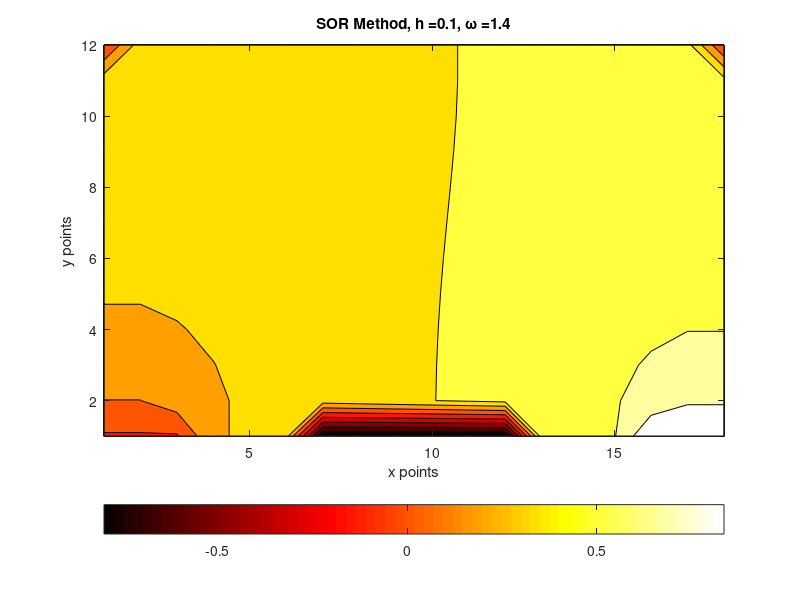

This figure's MATLAB source:
%% Escalar Poisson Equation rutine solver for
% 
% Routine for solving a PNP-MOSFET junction for the region:
% ________________________
%|++++|    ---N---   |++++|
%|+P++|              |+P++|
%|++++|              |++++|
%|____|              |____|
%|                        |
%|                        |
%|                        |
%|________________________|

%% Governing equation
%
% $$\frac{\partial}{\partial x}\left (k(x,y)\frac{\partial{\phi }}{\partial{x}}\right)+
%   \frac{\partial}{\partial y}\left (k(x,y)\frac{\partial{\phi}}{\partial{y}}\right)=
%   \tau (\hat{n}-\hat{n}_d)$$
%
% Where: 
%
% $\hat{n}$ is the number density of a doped region at time t,
% $\hat{n}_d$ is the initial number density of the doped regions and $\tau$
% is a constant. 

clear, clc, %close all;

%% IC's
omega = 1.4;
delta = 0.1;

L  = 1.8; dx = delta; x = 1:dx:L; n  = 18;
H  = 1.2; dy = delta; y = 1:dy:H; m  = 12;

tau = 1;

n_1 = 1; % initial doping for region 1 (silicon)
n_2 = 3; % initial doping for region 2 (gate A)
n_3 = 3; % initial doping for region 3 (gate B)

%% Grid
n_d = ones(m,n);            % Silicon
n_d(1:m/4, 1:n/6 ) = 3;     % gate A
n_d(1:m/4, 5*n/6+1:n) = 3;  % gate B
phi = zeros(m,n);           % electric potential grid
phi_tilde = zeros(m,n); phi_next = zeros(m,n);

% x gates locations:
x_g1 = 1:n/6;
x_gc = 2*n/6+1:4*n/6;
x_g2 = 5*n/6+1:n;

% x silicon location at the surface 
x_s1 = 1*n/6+1:2*n/6;
x_s2 = 4*n/6+1:5*n/6;

%% Computing k(x,y) on the grid:
k = ones(m,n); % Assuming all k values constants

%% BC's
% bolean mask for gates locations 
x_gates = zeros(1,n); 
x_gates(x_g1) = 1; x_gates(x_gc) = 1; x_gates(x_g2) = 1;

% Dirichlet:
phi(1,x_g1) =  0.0;     % gate A
phi(1,x_gc) = -0.8;     % central gate
phi(1,x_g2) =  1.0;     % gate B
% Neumann BC: Every where else!

%% Main Loop
A = zeros(m,n); B = zeros(m,n); C = zeros(m,n); D = zeros(m,n);

% we know the boundary values from the begining
phi_tilde(1,x_g1) =  0.0; % gate A
phi_tilde(1,x_gc) = -0.8; % central gate
phi_tilde(1,x_g2) =  1.0; % gate B

% r = 0.0001; iter = 0; r_iter = 1; 
% while r_iter >= r
for s=1:1100
    for i=2:m-1
        for j=2:n-1
            % Update the change in k varaible
            A(i,j)=k(i,j)+k(i+1,j);
            B(i,j)=k(i,j)+k(i,j+1);
            C(i,j)=k(i,j)+k(i-1,j);
            D(i,j)=k(i,j)+k(i,j-1);
            if j == 2 % Matrix's left column, Neumann BC
                phi_tilde(i,j)=...
                    1/(k(i+1,j)+k(i-1,j)+3*k(i,j)+k(i,j+1))*(...
                    A(i,j)*phi(i+1,j)+...
                    B(i,j)*phi(i,j+1)+...
                    C(i,j)*phi_tilde(i-1,j));
            elseif j == n-1 % Matrix's right column, Neumann BC
                phi_tilde(i,j)=...
                    1/(k(i+1,j)+k(i-1,j)+3*k(i,j)+k(i,j-1))*(...
                    A(i,j)*phi(i+1,j)+...
                    C(i,j)*phi_tilde(i-1,j)+...
                    D(i,j)*phi_tilde(i,j-1));
            elseif i == 2 && x_gates(j)==1
                % Matrix Upper row, for the regions with Neumann BC
                phi_tilde(i,j)=...
                    1/(k(i+1,j)+3*k(i,j)+k(i,j+1)+k(i,j-1))*(...
                    A(i,j)*phi(i+1,j)+...
                    B(i,j)*phi(i,j+1)+...
                    D(i,j)*phi_tilde(i,j-1));
            elseif i == m-1 % Matrix Lower row, Neumann BC
                phi_tilde(i,j)=...
                    1/(k(i-1,j)+3*k(i,j)+k(i,j+1)+k(i,j-1))*(...
                    B(i,j)*phi(i,j+1)+...
                    C(i,j)*phi_tilde(i-1,j)+...
                    D(i,j)*phi_tilde(i,j-1));
            else
                phi_tilde(i,j)=...
                    1/(k(i+1,j)+k(i-1,j)+4*k(i,j)+k(i,j+1)+k(i,j-1))*(...
                    A(i,j)*phi(i+1,j)+...
                    B(i,j)*phi(i,j+1)+...
                    C(i,j)*phi_tilde(i-1,j)+...
                    D(i,j)*phi_tilde(i,j-1));
                    %+(delta^2)/4*;
            end
        end
    end
    phi_tilde(2:m-1,1) = phi_tilde(2:m-1, 2 ); % Left matrix column, Neumann BC
    phi_tilde(2:m-1,n) = phi_tilde(2:m-1,n-1); % Right matrix column, Neumann BC
    phi_tilde(1, x_s1) = phi_tilde(2, x_s1  ); % Upper regions matrix row regions, Neumann BC
    phi_tilde(1, x_s2) = phi_tilde(2, x_s2  );
    phi_tilde(m,2:n-1) = phi_tilde(m-1,2:n-1); % Lower matrix column, Neumann BC
    % OSR steps:
    phi_next = phi + omega*( phi_tilde - phi );
    r_iter = norm(phi_next-phi,2);
    phi = phi_next;
    %iter = iter+1;
end
%fprintf('iterations: %4.1f \n',iter);

%% Plot Figures
figure
contourf(phi)
title(['SOR Method, h =',num2str(delta),', \omega =',num2str(omega)])
%title(['SOR Method, h =',num2str(h),', \omega =',num2str(omega),', iterations: ',num2str(iter)])
xlabel('x points')
ylabel('y points')
colormap hot
colorbar('location','southoutside')